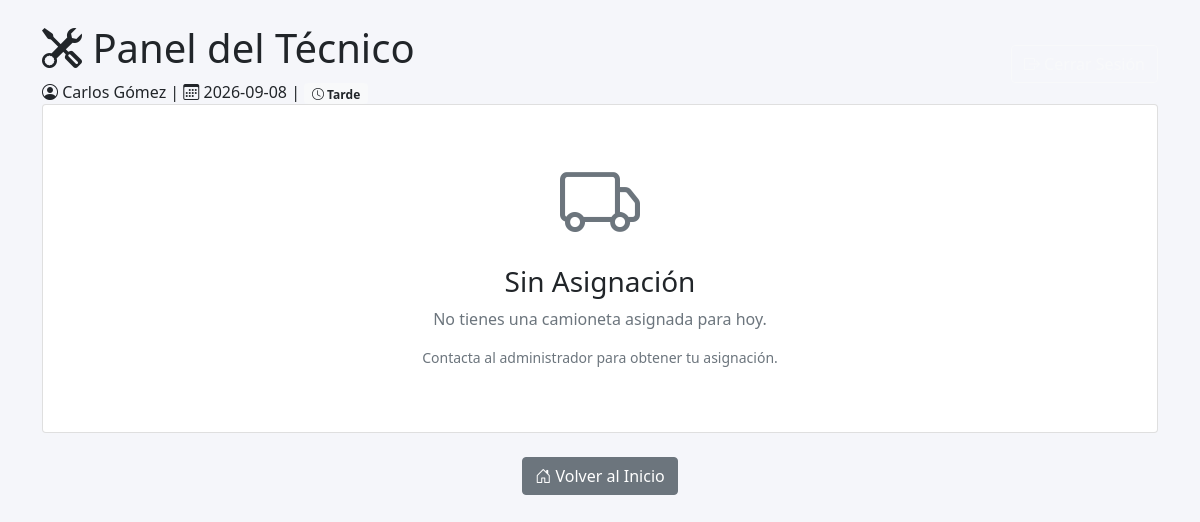
The page /tecnico (signed in) on the database as committed earlier.
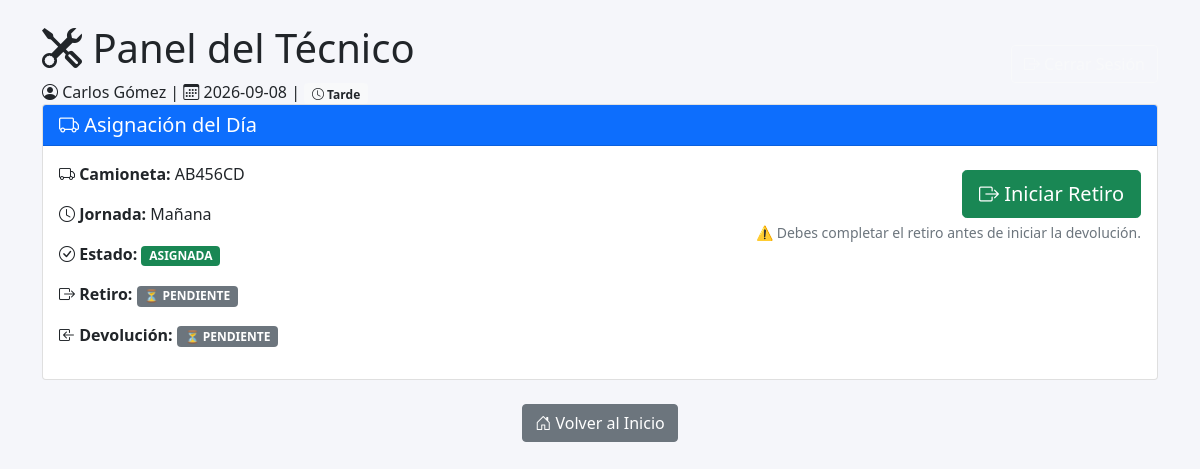
The same page on the database as committed later.
### tables this page shows
CREATE TABLE camionetas (
            id INTEGER PRIMARY KEY AUTOINCREMENT,
            patente TEXT UNIQUE NOT NULL,
            activa INTEGER DEFAULT 1
        );

CREATE TABLE asignaciones (
            id INTEGER PRIMARY KEY AUTOINCREMENT,
            camioneta_id INTEGER,
            tecnico_id INTEGER,
            tecnico2_id INTEGER,
            fecha TEXT NOT NULL,
            jornada TEXT NOT NULL,
            estado TEXT DEFAULT 'PENDIENTE',
            zona TEXT,
            FOREIGN KEY (camioneta_id) REFERENCES camionetas(id),
            FOREIGN KEY (tecnico_id) REFERENCES usuarios(id),
            FOREIGN KEY (tecnico2_id) REFERENCES usuarios(id)
        );

### app.py (the view)
@app.route('/tecnico')
def tecnico():
    if 'usuario_id' not in session or session.get('rol') != 'tecnico':
        return redirect(url_for('login'))
    usuario_id = session['usuario_id']
    fecha_actual = datetime.now().strftime('%Y-%m-%d')
    hora_actual = datetime.now().hour
    if 6 <= hora_actual < 14:
        jornada_actual = 'mañana'
    elif 14 <= hora_actual < 22:
        jornada_actual = 'tarde'
    else:
        jornada_actual = 'mañana'
    conexion = get_db()
    asignacion = conexion.execute('''
        SELECT a.id, a.fecha, a.jornada, a.estado,
               c.patente as camioneta_patente,
               c.id as camioneta_id
        FROM asignaciones a
        JOIN camionetas c ON a.camioneta_id = c.id
        WHERE a.tecnico_id = ?
        AND a.fecha = ?
        AND a.estado = 'ASIGNADA'
    ''', (usuario_id, fecha_actual)).fetchone()
    control_retiro_activo = None
    control_devolucion_activo = None
    retiro_completado = False
    devolucion_completada = False
    if asignacion:
        control_retiro_activo = conexion.execute('''
            SELECT * FROM controles_tecnicos
            WHERE asignacion_id = ?
            AND fecha = ?
            AND jornada = ?
            AND tipo_control = 'RETIRO'
            AND finalizado = 0
        ''', (asignacion['id'], fecha_actual, jornada_actual)).fetchone()
        control_devolucion_activo = conexion.execute('''
            SELECT * FROM controles_tecnicos
            WHERE asignacion_id = ?
            AND fecha = ?
            AND jornada = ?
            AND tipo_control = 'DEVOLUCION'
            AND finalizado = 0
        ''', (asignacion['id'], fecha_actual, jornada_actual)).fetchone()
        retiro_finalizado = conexion.execute('''
            SELECT id FROM controles_tecnicos
            WHERE asignacion_id = ?
            AND fecha = ?
            AND jornada = ?
            AND tipo_control = 'RETIRO'
            AND finalizado = 1
        ''', (asignacion['id'], fecha_actual, jornada_actual)).fetchone()
        retiro_completado = retiro_finalizado is not None
        devolucion_finalizada = conexion.execute('''
            SELECT id FROM controles_tecnicos
            WHERE asignacion_id = ?
            AND fecha = ?
            AND jornada = ?
            AND tipo_control = 'DEVOLUCION'
            AND finalizado = 1
        ''', (asignacion['id'], fecha_actual, jornada_actual)).fetchone()
        devolucion_completada = devolucion_finalizada is not None
    elementos_bloqueados = []
    if asignacion:
        bloqueados = conexion.execute('''
            SELECT elemento, tipo, motivo
            FROM elementos_bloqueados
            WHERE camioneta_id = ? AND resuelto = 0
        ''', (asignacion['camioneta_id'],)).fetchall()
        elementos_bloqueados = [dict(b) for b in bloqueados]
    conexion.close()
    return render_template('tecnico.html',
                         nombre=session['nombre'],
                         asignacion=asignacion,
                         control_retiro_activo=control_retiro_activo,
                         control_devolucion_activo=control_devolucion_activo,
                         retiro_completado=retiro_completado,
                         devolucion_completada=devolucion_completada,
                         elementos_bloqueados=elementos_bloqueados,
                         fecha_actual=fecha_actual,
                         jornada_actual=jornada_actual)

### app.py (called while the page is built)
@app.before_request
def limpiar_redirecciones():
    if 'usuario_id' in session:
        rol = session.get('rol')
        if rol == 'admin' and request.path == '/tecnico':
            return redirect(url_for('admin'))
        if rol == 'jefe' and request.path in ['/tecnico', '/admin']:
            return redirect(url_for('jefe'))
        if rol == 'tecnico' and request.path in ['/admin', '/jefe']:
            return redirect(url_for('tecnico'))

def conectar_db():
    return sqlite3.connect(str(DATABASE))

def get_db():
    conexion = conectar_db()
    conexion.row_factory = sqlite3.Row
    return conexion

### templates/tecnico.html (shortened to what the changed rows need)
<!DOCTYPE html>
<html lang="es">
<head>
    <link href="https://cdn.jsdelivr.net/npm/bootstrap@5.1.3/dist/css/bootstrap.min.css" rel="stylesheet">
    <link rel="stylesheet" href="https://cdn.jsdelivr.net/npm/bootstrap-icons@1.8.1/font/bootstrap-icons.css">
    <link rel="stylesheet" href="{{ url_for('static', filename='css/tecnico.css') }}">
</head>
<body>
    <div class="container mt-4">
        <div class="header-card d-flex justify-content-between align-items-center">
            <div>
                <h1><i class="bi bi-tools"></i> Panel del Técnico</h1>
            </div>
        </div>
        {% if asignacion %}
            <div class="card mb-4">
                <div class="card-header bg-primary text-white">
                    <h5 class="mb-0"><i class="bi bi-truck"></i> Asignación del Día</h5>
                </div>
                <div class="card-body">
                    <div class="row">
                        <div class="col-md-6">
                            <p><strong><i class="bi bi-truck"></i> Camioneta:</strong> {{ asignacion.camioneta_patente }}</p>
                            <p><strong><i class="bi bi-clock"></i> Jornada:</strong> {{ asignacion.jornada|title }}</p>
                            <p><strong><i class="bi bi-check-circle"></i> Estado:</strong>
                                <span class="badge bg-success">ASIGNADA</span>
                            </p>
                            {% if retiro_completado %}
                                <p><strong><i class="bi bi-box-arrow-right"></i> Retiro:</strong>
                                    <span class="badge bg-success">✅ COMPLETADO</span>
                                </p>
                            {% elif control_retiro_activo %}
                                <p><strong><i class="bi bi-box-arrow-right"></i> Retiro:</strong>
                                    <span class="badge bg-warning text-dark">⏳ EN CURSO</span>
                                </p>
                            {% else %}
                                <p><strong><i class="bi bi-box-arrow-right"></i> Retiro:</strong>
                                    <span class="badge bg-secondary">⏳ PENDIENTE</span>
                                </p>
                            {% endif %}
                            {% if devolucion_completada %}
                                <p><strong><i class="bi bi-box-arrow-in-left"></i> Devolución:</strong>
                                    <span class="badge bg-success">✅ COMPLETADA</span>
                                </p>
                            {% elif control_devolucion_activo %}
                                <p><strong><i class="bi bi-box-arrow-in-left"></i> Devolución:</strong>
                                    <span class="badge bg-warning text-dark">⏳ EN CURSO</span>
                                </p>
                            {% else %}
                                <p><strong><i class="bi bi-box-arrow-in-left"></i> Devolución:</strong>
                                    <span class="badge bg-secondary">⏳ PENDIENTE</span>
                                </p>
                            {% endif %}
                        </div>
                        <div class="col-md-6 text-md-end">
                            {% if control_retiro_activo %}
                                <div class="alert alert-warning mb-0">
                                    <i class="bi bi-exclamation-triangle"></i>
                                    <strong>Retiro en curso</strong>
                                    <br>
                                    <small class="text-muted">Iniciado: {{ control_retiro_activo.fecha_hora_inicio[:16]|replace('T', ' ') }}</small>
                                    <br>
                                    <a href="{{ url_for('realizar_control', control_id=control_retiro_activo.id) }}"
                                       class="btn btn-primary btn-sm mt-2">
                                        <i class="bi bi-arrow-right"></i> Continuar Retiro
                                    </a>
                                </div>
                            {% else %}
                                <form method="POST" action="{{ url_for('iniciar_control') }}" class="mt-2">
                                    <button type="submit" name="tipo_control" value="RETIRO"
                                            class="btn btn-success btn-lg">
                                        <i class="bi bi-box-arrow-right"></i> Iniciar Retiro
                                    </button>
                                </form>
                                <small class="text-muted d-block mt-1">⚠️ Debes completar el retiro antes de iniciar la devolución.</small>
                            {% endif %}
                        </div>
                    </div>
                </div>
            </div>
        {% else %}
            <div class="card">
                <div class="card-body text-center py-5">
                    <i class="bi bi-truck display-1 text-muted"></i>
                    <h3 class="mt-3">Sin Asignación</h3>
                    <p class="text-muted">No tienes una camioneta asignada para hoy.</p>
                    <p class="text-muted small">Contacta al administrador para obtener tu asignación.</p>
                </div>
            </div>
        {% endif %}
    </div>
</body>
</html>

Rows that differ between the two databases and show on the page:
now on this page (row unchanged): camionetas: camioneta_patente "AB456CD"
now on this page (row edited): asignaciones: jornada "Mañana"
Other text that changed with them:
text no longer shown: "Sin Asignación No tienes una camioneta asignada para hoy. Contacta al administrador para obtener tu asignación."
text now shown: "Asignación del Día Camioneta: Jornada: Estado: ASIGNADA Retiro: ⏳ PENDIENTE Devolución: ⏳ PENDIENTE Iniciar Retiro ⚠️ Debes completar el retiro antes de iniciar la devolución."
